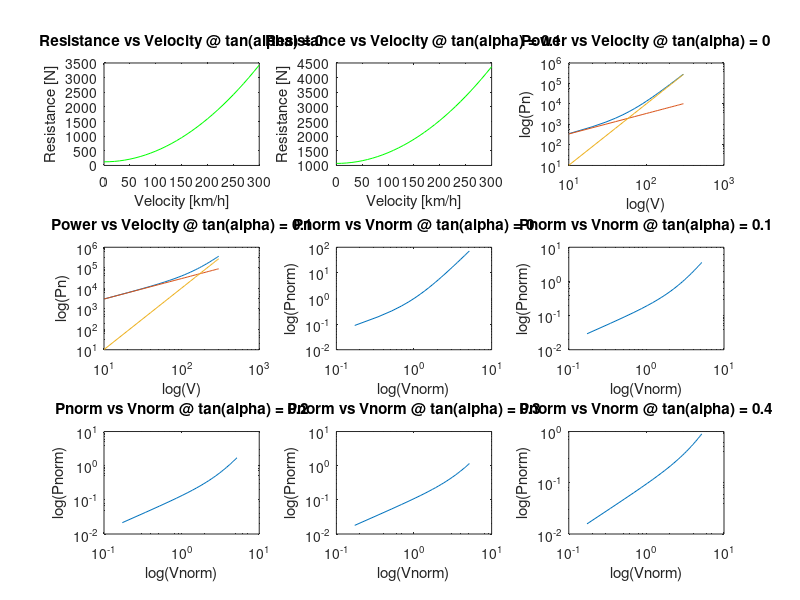
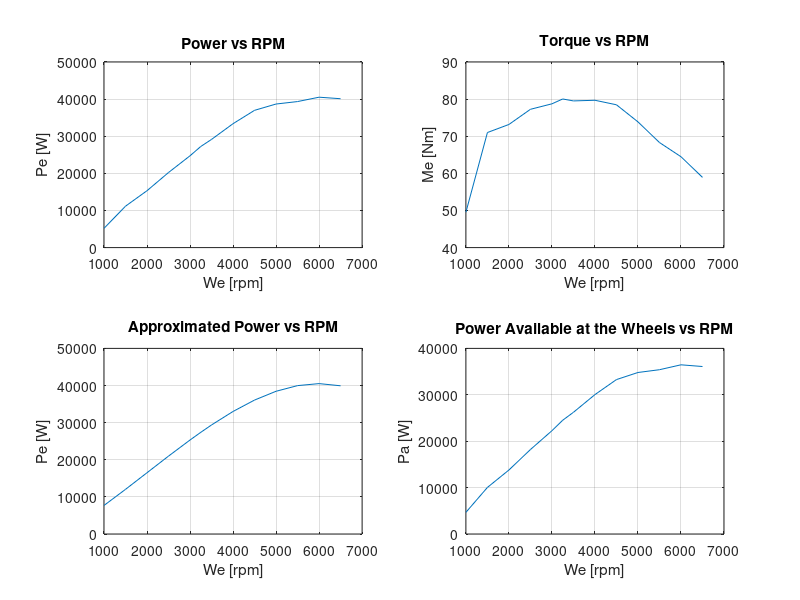
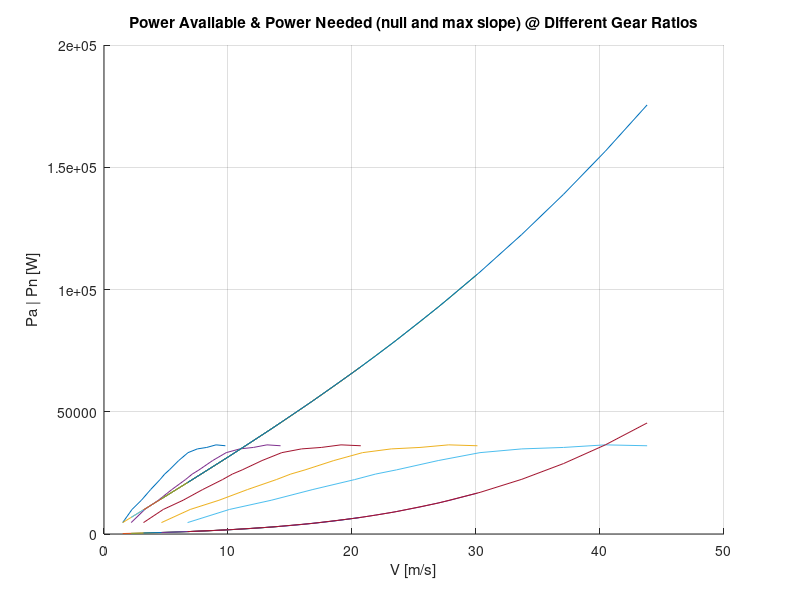
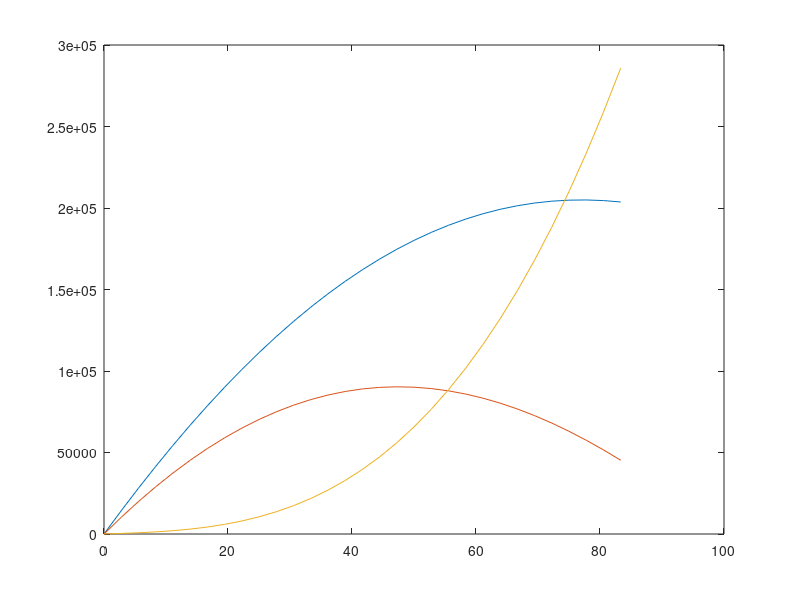

These charts were generated, in order, by the following MATLAB code: (Note: this script raises an error after producing the figures.)
clear all
clc

% Define Given Constants
Cx = .35; %[-]
S = 1.82; %[m^2]
m = 970; %[kg]
Vcil = 1040; %[cm^3]
Tf = .281; %[-]
wmin = 850; %[rpm]
efficiencyt = .9; %[-]
l = 2.3; %[m]
a = 1.15; %[m]
b = l-a; %[mm]
hG = .5; %[m]
wheel_indication = '155/65R13';
R0 = 13*25.4/2 + .65*155; %[mm]
Re = .98*R0*10^-3; % [m]
N = 5; %[-]
ts = 1; %[s]
Je = .08; %[kg.m^2]
Jw = 1.6; %[kg.m^2]
Jt = Jw; %[kg.m^2]
g = 9.81; % [m/s^2]
ro = 1.3; %[kg/m^2]
alpha(1:5,1) = atan(0:0.1:0.4); %[-]
f0 = .013; %[-]
K = 6.51*10^-6; %[s^2/m^2] 

% POWER NEEDED FOR MOTION

% Take Artbitrary Velocity Interval
vKm = 0:10:300; %[km/h]
vm = (vKm./3.6); %[m/s]

% Declare All Vectors/Matrices As Zeros

% Calculate A, B, Vcar, Pcar, R, Av, Bv^3, Pn, Pnorm and Vnorm at 5
% different inclinations
A = m*g.*(f0.*cos(alpha) + sin(alpha));
B = m*g*K.*cos(alpha) + .5*ro*S*Cx;
Vcar = sqrt(A(1)/B(1));
Pcar = 2.*A.*sqrt(A./B);
R = A + B.*vm.^2;
Av = A.*vm;
Bv3 = B.*vm.^3;
Pn = Av + Bv3;
Vnorm = vm./Vcar;
Pnorm = Pn./Pcar;

% Plot The Required Graphs In Part I
figure; hold on;

for i = 1:2
    subplot(3, 3, i);
    plot(vKm, R(i, 1:31), 'g');
    xlabel('Velocity [km/h]');
    ylabel('Resistance [N]');
    title(['Resistance vs Velocity @ tan(alpha) = ', num2str(tan(alpha(i)))]);
end
 
for i = 1:2
    subplot(3, 3, i+2);
    loglog(vKm, Pn(i, 1:31)); hold on;
    loglog(vKm, Av(i, 1:31));
    loglog(vKm, Bv3(i, 1:31));
    xlabel('log(V)');
    ylabel('log(Pn)');
    title(['Power vs Velocity @ tan(alpha) = ', num2str(tan(alpha(i)))]);
end

for i = 1:5
    subplot(3, 3, i+4);
    loglog(Vnorm, Pnorm(i, 1:31));
    xlabel('log(Vnorm)');
    ylabel('log(Pnorm)');
    title(['Pnorm vs Vnorm @ tan(alpha) = ', num2str(tan(alpha(i)))]);
end

% COMPUTATION OF THE MAXIMUM POWER AVAILABLE AT THE WHEELS

% Define RPM and MEP As Given In Engine Map
werpm = [1000, 1500, 2000, 2500, 3000, 3250, 3500, 4000, 4500, 5000, 5500, 6000, 6500]; %[rpm]
we = (2*pi/60).*werpm; %[rad/s]
mep = [5.985, 8.5785, 8.841, 9.3345, 9.513, 9.6705, 9.6075, 9.6285, 9.4815, 8.9250, 8.2530, 7.791, 7.119]; %[bar]

% Using a four stroke engine
k = .5;

% Calculate Pe And Me At Different Engine Rotational Speed
Pe = .1*k.*mep*Vcil.*we/2/pi;
Me = Pe./we;

% Plot The Required Graphs In Part II
figure; hold on;
subplot(2, 2, 1);
plot(werpm, Pe);
xlabel('We [rpm]');
ylabel('Pe [W]');
title('Power vs RPM');
grid on;
subplot(2, 2, 2);
plot(werpm, Me);
xlabel('We [rpm]');
ylabel('Me [Nm]');
title('Torque vs RPM');
grid on;

% Obtain Maximum Power And Corresponding We
[Pmax, imax] = max(Pe); % [W]
wemax = we(imax); % [rad/s]

% Declare Summation Terms And Approximated Power As Zeros Vectors
Pi = zeros(3, 1);
Peapp = zeros(13, 1);

% Calculate The Terms Of The Summation
for i = 1:3
    Pi(i) = Pmax/(wemax^i);
end
Pi(3) = -Pi(3);

% Calculate The Approximated Value Of The Power
for i= 1:13
    for j = 1:3
       Peapp(i) = Peapp(i) + Pi(j)*we(i)^j; % [W]
    end
end

% Plot The Graph Of The Approximated Value
subplot(2, 2, 3);
plot(werpm, Peapp);
xlabel('We [rpm]');
ylabel('Pe [W]');
title('Approximated Power vs RPM');
grid on;

% Calculate The Power Available At The Wheels
Pa = efficiencyt.*Pe; % [W]

% Plot The Graph Of Power Available At The Wheels
subplot(2, 2, 4);
plot(werpm, Pa);
xlabel('We [rpm]');
ylabel('Pa [W]');
title('Power Available at the Wheels vs RPM');
grid on;

% GRADEABILITY AND INITIAL CHOICE OF THE TRANSMISSION RATIOS

% Calculate Maximum Speed Vehicle Can Reach
Pamax = max(Pa);
Astar = power(Pamax/(2*B(1)), 1/3);
Bstar = sqrt(1+(4*A(1)^3/(27*(Pamax^2)*B(1))));
Vmax = Astar*(power(Bstar+1, 1/3)-power(Bstar-1, 1/3)); % [m/s]

% Calculate Gear Ratios
Tgtop = Vmax/(Tf*Re*wemax); %[-]
alphamax = atan(.33); %[-]
Tgbottom = Me(1)*efficiencyt/(Tf*Re*m*g*(f0*cos(alphamax)+sin(alphamax))); %[-]
Tgi = zeros(5, 1);
Tgi(1) = Tgbottom;
Tgi(5) = Tgtop;
for i = 2:4
   Tgi(i) = Tgi(i-1)*power((Tgtop/Tgbottom), 1/(N-1)); %[-] 
end

% Calculate Vehicle Speed According To We And Gear Ratios
Vw = zeros(5, 13);
for i = 1:5
   for j = 1:13
       Vw(i, j) = we(j)*Tf*Tgi(i)*Re; % [m/s]
   end
end

% Calculate Power Needed for Motion According to New Values of Velocity

Avw = zeros(5, 13, 2);
Bvw3 = zeros(5, 13, 2);

for i = 1:5
    for j = 1:13
        Avw(i, j, 1) = A(1)*Vw(i, j);
        Bvw3(i, j, 1) = B(1)*Vw(i, j)^3;
    end
end

Aw = m*g*(f0*cos(alphamax) + sin(alphamax)); %[N]
Bw = m*g*K*cos(alphamax) + .5*ro*S*Cx; %[kg/m]

for i = 1:5
    for j = 1:13
        Avw(i, j, 2) = Aw*Vw(i, j);
        Bvw3(i, j, 2) = Bw*Vw(i, j)^3;
    end
end

Pnw = Avw + Bvw3; 

% Plot Required Graphs

figure;  hold on;
for i = 1:5
    plot(Vw(i, 1:13), Pa, Vw(i, 1:13), Pnw(i, 1:13, 1), Vw(i, 1:13), Pnw(i, 1:13, 2));
end
xlabel('V [m/s]');
ylabel('Pa | Pn [W]');
title('Power Available & Power Needed (null and max slope) @ Different Gear Ratios');

grid on;

% % MAXIMUM POWER THAT CAN BE TRANSFERRED BY THE TIRES TO THE GROUND

% Define Constants
c1 = [1.1, .8];
c2 = [6, 8]*10^-3;

% Calculate Dx
Rl = 0.92*R0*10^-3;
Dx = Rl.*(f0+K.*vm.^2);

% Calculate Fz1 and Fz2
K1 = ro*S*Cx*hG/2/m/g;
K2 = -K1;
Fz1 = m*g*(b-Dx-K1.*vm.^2)/l;
Fz2 = m*g*(a+Dx-K2.*vm.^2)/l;

% Calculate Maximum Power Transferred in Dry/Wet Conditions
uip(1,1:31) = c1(1) - c2(1).*vm;
uip(2,1:31) = c1(2) - c2(2).*vm;
PmaxWG(1,1:31) = (Fz1).*uip(1,1:31).*vm;
PmaxWG(2,1:31) = (Fz1).*uip(2,1:31).*vm;

% Plot Required Graphs
figure;
plot(vm, PmaxWG(1, 1:31), vm, PmaxWG(2, 1:31), vm, Pn(1, 1:31));

% Obtain The Maximum Velocity
interD = InterX([vm;PmaxWG(1, 1:31)],[vm;Pn]);
interW = InterX([vm;PmaxWG(2, 1:31)],[vm;Pn]);
Vmax(1,1) = interD(1,2);
Vmax(1,2) = interW(1,2);

% % ACCELERATION PERFORMANCE

% Compute Equivalent Mass
me = m + Jw/Re^2 + Jt/(Re*Tf)^2 + Je/(Re*Tf)^2./Tgi.^2;

% Compute Maximum Acceleration
amax = zeros(5, 13);
for i = 1:5
   for j = 1:13
      amax(i, j) = (Pa(j)-Pn(1,j))/(me(i)*Vw(i,j));
   end
end

figure; hold on;

for i = 1:5
   plot(Vw(i, 1:13), amax(i, 1:13));
end
grid on;

oneOamax = 1./amax;
